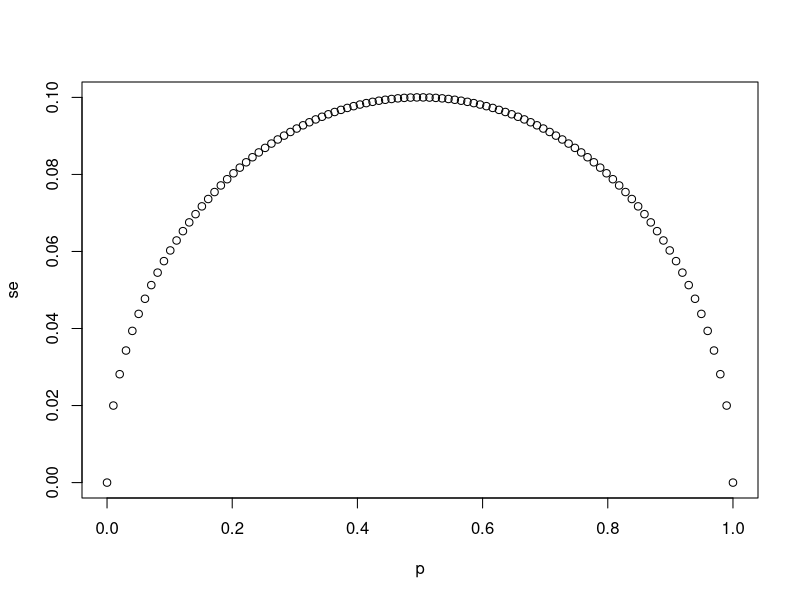
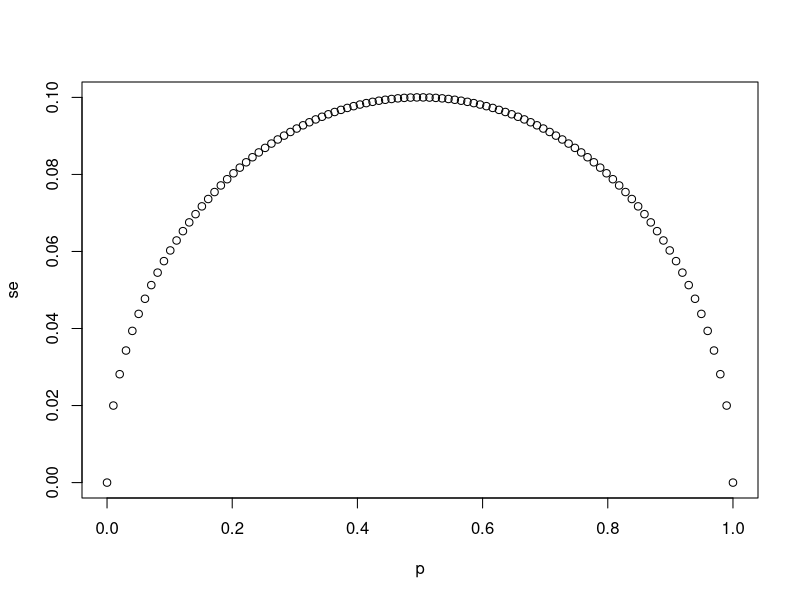
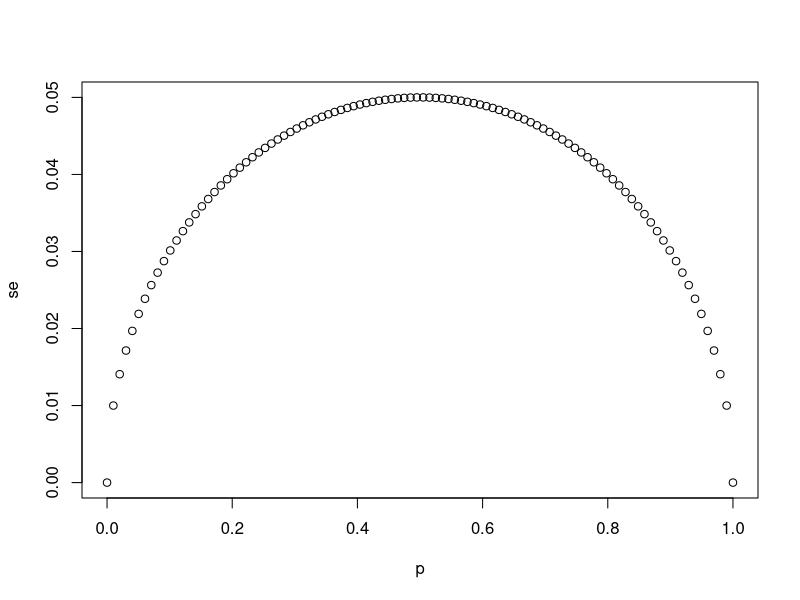
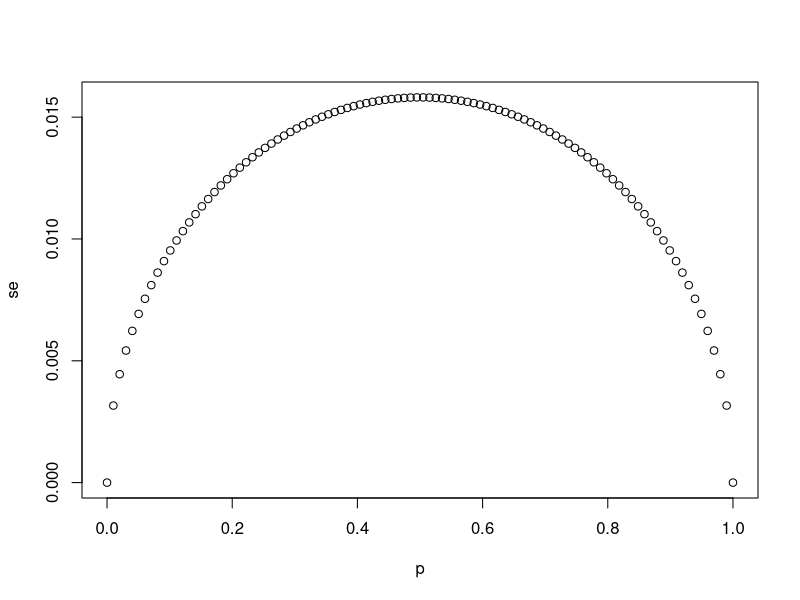

Recreate these plots in R, in order.
# Democrats = p
# Republicans = 1-p

N <- 25 # sample size

p <- seq(0, 1, length = 100)

# standard error of each sample average
se <- sqrt(p*(1-p)/N)

plot(p, se)

###############################################

# The vector `sample_sizes` contains the three sample sizes
sample_sizes <- c(25, 100, 1000)

# Write a for-loop that calculates the standard error `se` for every value of `p` for each of the three samples sizes `N` in the vector `sample_sizes`. Plot the three graphs, using the `ylim` argument to standardize the y-axis across all three plots.
for (i in sample_sizes){
  se <- sqrt(p*(1-p)/i) # generate a vector of standard errors se for all values of p
  plot(p, se)
  ylim = 0:se # to keep the y-axis limits constant across all three plots
}

###############################################

# proportion of Democratic voters
p <- 0.45

# standard error of the spread.
2*sqrt(p*(1-p)/N)  # 0.1989975

###############################################

